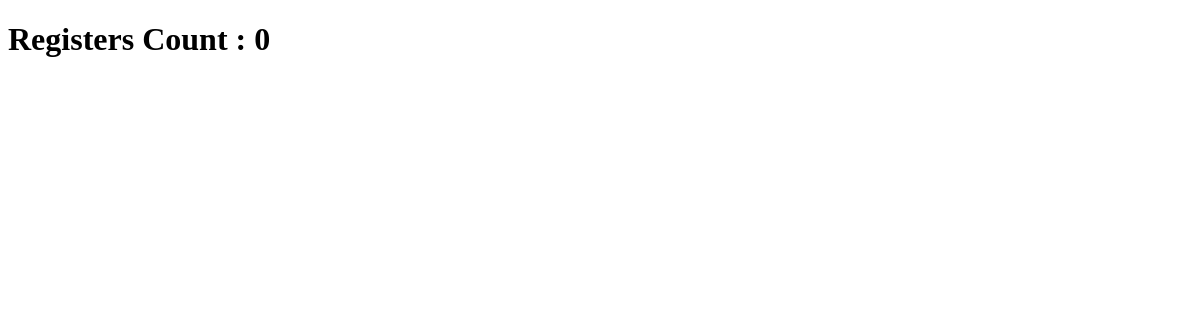
The app's page /all-registers-details, older data.
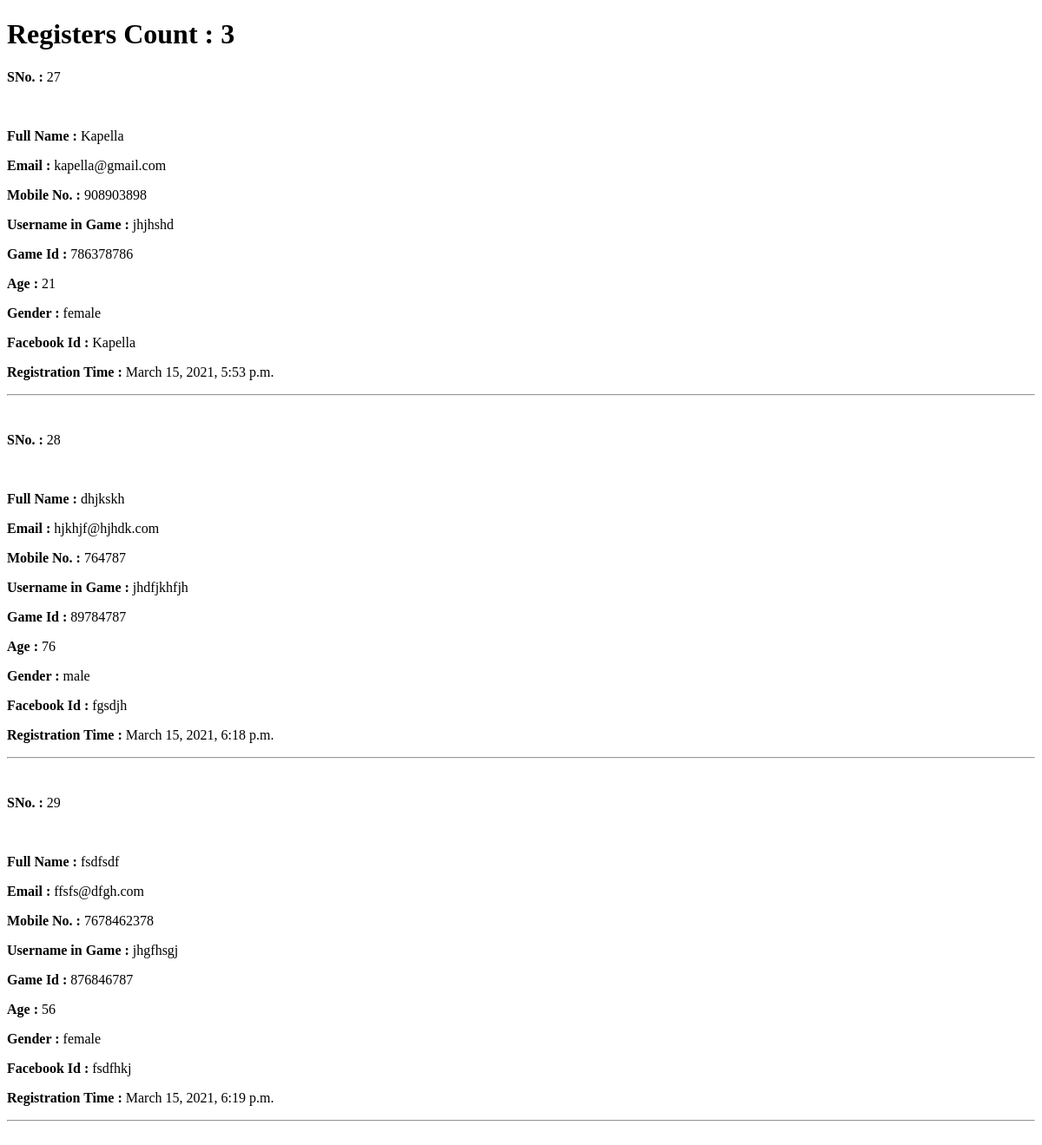
The same page, newer data.
### main/models.py (models this page shows, shortened)
class Match_1_Register(models.Model):
    GENDER_CHOICES = (
        ("male", "Male"),
        ("female", "Female"),
    )
    sno = models.AutoField(primary_key=True)
    image = models.ImageField(upload_to='Match1')
    full_name = models.CharField(max_length=100)
    email = models.EmailField(max_length=100)
    mobile_no = models.CharField(max_length=11)
    name_in_game = models.CharField(max_length=100)
    game_id = models.CharField(max_length=20)
    age = models.CharField(max_length=2)
    gender = models.CharField(max_length=100, choices = GENDER_CHOICES, default="male")
    facebook_name = models.CharField(max_length=100)
    timestamp = models.DateTimeField(default=now)

### main/views.py (the view)
# urls.py: path('all-registers-details', allRegistersDetails, name='all-registers-details'),
def allRegistersDetails(request):
    all_registers = Match_1_Register.objects.all()
    return render(request, 'main/all-registers-details.html', {'registers': all_registers})

### templates/main/all-registers-details.html (shortened to what this page needs)
<!DOCTYPE html>
<html lang="en">
<head>
</head>
<body>
    <h1>Registers Count : {{ registers.count }}</h1>
    {% for u in registers %}
        <p><b>SNo. : </b>{{ u.sno }}</p>
        <p><b>Full Name : </b>{{ u.full_name }}</p>
        <p><b>Email : </b>{{ u.email }}</p>
        <p><b>Mobile No. : </b>{{ u.mobile_no }}</p>
        <p><b>Username in Game : </b>{{ u.name_in_game }}</p>
        <p><b>Game Id : </b>{{ u.game_id }}</p>
        <p><b>Age : </b>{{ u.age }}</p>
        <p><b>Gender : </b>{{ u.gender }}</p>
        <p><b>Facebook Id : </b>{{ u.facebook_name }}</p>
        <p><b>Registration Time : </b>{{ u.timestamp }}</p>
        <hr>
        <br>
    {% endfor %}
</body>
</html>

Row changes from the older to the newer data that the page shows:
added Match_1_Register: sno "27", full_name "Kapella", email "kapella@gmail.com", mobile_no "908903898", name_in_game "jhjhshd", game_id "786378786", age "21", gender "female", facebook_name "Kapella", timestamp "March 15, 2021, 5:53 p.m."
added Match_1_Register: sno "28", full_name "dhjkskh", email "hjkhjf@hjhdk.com", mobile_no "764787", name_in_game "jhdfjkhfjh", game_id "89784787", age "76", gender "male", facebook_name "fgsdjh", timestamp "March 15, 2021, 6:18 p.m."
added Match_1_Register: sno "29", full_name "fsdfsdf", email "ffsfs@dfgh.com", mobile_no "7678462378", name_in_game "jhgfhsgj", game_id "876846787", age "56", gender "female", facebook_name "fsdfhkj", timestamp "March 15, 2021, 6:19 p.m."
Text that changed along with them:
{{ registers.count }}: "0" → "3"
